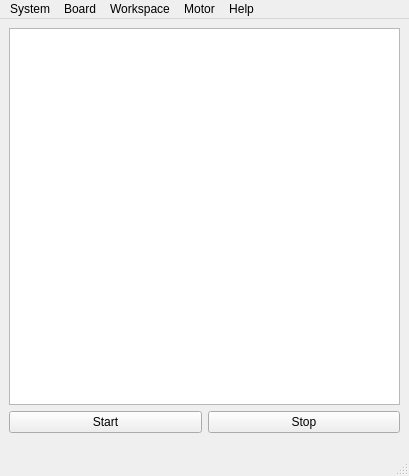
<?xml version="1.0" encoding="UTF-8"?>
<ui version="4.0">
 <class>PanelWindow</class>
 <widget class="QMainWindow" name="PanelWindow">
  <property name="geometry">
   <rect>
    <x>0</x>
    <y>0</y>
    <width>409</width>
    <height>476</height>
   </rect>
  </property>
  <property name="windowTitle">
   <string>DsmCP - Basic</string>
  </property>
  <widget class="QWidget" name="centralwidget">
   <layout class="QVBoxLayout" name="verticalLayout">
    <item>
     <widget class="QSvgPanel" name="graphicsViewPanel"/>
    </item>
    <item>
     <layout class="QHBoxLayout" name="horizontalLayout">
      <item>
       <widget class="QActionButton" name="pushButtonStart">
        <property name="text">
         <string>Start</string>
        </property>
       </widget>
      </item>
      <item>
       <widget class="QActionButton" name="pushButtonStop">
        <property name="text">
         <string>Stop</string>
        </property>
       </widget>
      </item>
     </layout>
    </item>
    <item>
     <widget class="QSpeed" name="widgetSpeed">
      <property name="frameShape">
       <enum>QFrame::StyledPanel</enum>
      </property>
      <property name="frameShadow">
       <enum>QFrame::Raised</enum>
      </property>
     </widget>
    </item>
    <item>
     <widget class="QError" name="frameError">
      <property name="frameShape">
       <enum>QFrame::StyledPanel</enum>
      </property>
      <property name="frameShadow">
       <enum>QFrame::Raised</enum>
      </property>
     </widget>
    </item>
   </layout>
  </widget>
  <widget class="QMenuBar" name="menuBar">
   <property name="geometry">
    <rect>
     <x>0</x>
     <y>0</y>
     <width>409</width>
     <height>22</height>
    </rect>
   </property>
   <widget class="QMenu" name="menuSystem">
    <property name="title">
     <string>System</string>
    </property>
    <addaction name="actionLink"/>
    <addaction name="actionConnect"/>
    <addaction name="actionRefresh"/>
    <addaction name="actionAutoRefresh"/>
    <addaction name="separator"/>
    <addaction name="actionQuit"/>
   </widget>
   <widget class="QMenu" name="menuMotor">
    <property name="title">
     <string>Motor</string>
    </property>
    <addaction name="actionMotorMode"/>
    <addaction name="actionMotorStart"/>
    <addaction name="actionMotorStop"/>
    <addaction name="actionLightEnabled"/>
    <addaction name="actionLightBlue"/>
    <addaction name="actionMotorReverse"/>
   </widget>
   <widget class="QMenu" name="menuHelp">
    <property name="title">
     <string>Help</string>
    </property>
    <addaction name="actionHelp"/>
    <addaction name="actionAbout"/>
    <addaction name="actionRegistersView"/>
   </widget>
   <widget class="QMenu" name="menuWorkspace">
    <property name="title">
     <string>Workspace</string>
    </property>
   </widget>
   <widget class="QMenu" name="menuBoard">
    <property name="title">
     <string>Board</string>
    </property>
    <addaction name="actionFirmReset"/>
    <addaction name="actionAPISendFirmware"/>
    <addaction name="actionAboutBoard"/>
    <addaction name="actionReset"/>
   </widget>
   <addaction name="menuSystem"/>
   <addaction name="menuBoard"/>
   <addaction name="menuWorkspace"/>
   <addaction name="menuMotor"/>
   <addaction name="menuHelp"/>
  </widget>
  <widget class="QStatusBar" name="statusBar"/>
  <action name="actionLink">
   <property name="checkable">
    <bool>true</bool>
   </property>
   <property name="icon">
    <iconset resource="res/img.qrc">
     <normaloff>:/img/32/unlink.png</normaloff>
     <normalon>:/img/32/link.png</normalon>
     <activeoff>:/img/32/link.png</activeoff>
     <activeon>:/img/32/unlink.png</activeon>:/img/32/unlink.png</iconset>
   </property>
   <property name="text">
    <string>Link</string>
   </property>
   <property name="toolTip">
    <string>Link DCP to board</string>
   </property>
  </action>
  <action name="actionMotorStart">
   <property name="icon">
    <iconset>
     <normalon>:/img/32/start.png</normalon>
    </iconset>
   </property>
   <property name="text">
    <string>Start</string>
   </property>
   <property name="toolTip">
    <string>Start the motor</string>
   </property>
   <property name="shortcut">
    <string>F2</string>
   </property>
  </action>
  <action name="actionLightEnabled">
   <property name="checkable">
    <bool>true</bool>
   </property>
   <property name="checked">
    <bool>true</bool>
   </property>
   <property name="icon">
    <iconset resource="res/img.qrc">
     <normaloff>:/img/32/light-off.png</normaloff>
     <normalon>:/img/32/light-on.png</normalon>
     <activeoff>:/img/32/light-on.png</activeoff>
     <activeon>:/img/32/light-off.png</activeon>:/img/32/light-off.png</iconset>
   </property>
   <property name="text">
    <string>Light Enabled</string>
   </property>
   <property name="toolTip">
    <string>Enable/disable Light</string>
   </property>
   <property name="shortcut">
    <string>F4</string>
   </property>
  </action>
  <action name="actionLightBlue">
   <property name="checkable">
    <bool>true</bool>
   </property>
   <property name="icon">
    <iconset resource="res/img.qrc">
     <normaloff>:/img/32/light.png</normaloff>
     <normalon>:/img/32/light-blue.png</normalon>
     <activeoff>:/img/32/light-blue.png</activeoff>
     <activeon>:/img/32/light.png</activeon>:/img/32/light.png</iconset>
   </property>
   <property name="text">
    <string>BlueLight</string>
   </property>
   <property name="toolTip">
    <string>Switch white / blue light</string>
   </property>
   <property name="shortcut">
    <string>F9</string>
   </property>
  </action>
  <action name="actionMotorReverse">
   <property name="checkable">
    <bool>true</bool>
   </property>
   <property name="icon">
    <iconset resource="res/img.qrc">
     <normaloff>:/img/32/clockwise.png</normaloff>
     <normalon>:/img/32/counterclockwise.png</normalon>
     <activeoff>:/img/32/counterclockwise.png</activeoff>
     <activeon>:/img/32/clockwise.png</activeon>:/img/32/clockwise.png</iconset>
   </property>
   <property name="text">
    <string>Reverse</string>
   </property>
   <property name="toolTip">
    <string>Reverses the motor rotation direction</string>
   </property>
   <property name="shortcut">
    <string>F7</string>
   </property>
  </action>
  <action name="actionAbout">
   <property name="text">
    <string>About ...</string>
   </property>
   <property name="shortcut">
    <string>Ctrl+F1</string>
   </property>
  </action>
  <action name="actionQuit">
   <property name="text">
    <string>Quit</string>
   </property>
   <property name="shortcut">
    <string>Ctrl+Q</string>
   </property>
  </action>
  <action name="actionAutoRefresh">
   <property name="checkable">
    <bool>true</bool>
   </property>
   <property name="icon">
    <iconset>
     <normalon>:/img/32/autorefresh.png</normalon>
    </iconset>
   </property>
   <property name="text">
    <string>AutoRefresh</string>
   </property>
  </action>
  <action name="actionUnlink">
   <property name="icon">
    <iconset>
     <normalon>:/img/32/unlink.png</normalon>
    </iconset>
   </property>
   <property name="text">
    <string>Unlink</string>
   </property>
   <property name="toolTip">
    <string>Unlink DCP from board</string>
   </property>
  </action>
  <action name="actionRefresh">
   <property name="icon">
    <iconset>
     <normalon>:/img/32/refresh.png</normalon>
    </iconset>
   </property>
   <property name="text">
    <string>Refresh</string>
   </property>
   <property name="toolTip">
    <string>Refresh</string>
   </property>
   <property name="shortcut">
    <string>F5</string>
   </property>
  </action>
  <action name="actionHelp">
   <property name="icon">
    <iconset>
     <normalon>:/img/32/help.png</normalon>
    </iconset>
   </property>
   <property name="text">
    <string>Help</string>
   </property>
   <property name="shortcut">
    <string>F1</string>
   </property>
  </action>
  <action name="actionMotorStop">
   <property name="icon">
    <iconset>
     <normalon>:/img/32/stop.png</normalon>
    </iconset>
   </property>
   <property name="text">
    <string>Stop</string>
   </property>
   <property name="toolTip">
    <string>Stop the motor</string>
   </property>
   <property name="shortcut">
    <string>F3</string>
   </property>
  </action>
  <action name="actionFirmReset">
   <property name="text">
    <string>Frimware Reset...</string>
   </property>
   <property name="toolTip">
    <string>Reset the firmware settings</string>
   </property>
  </action>
  <action name="actionAPISendFirmware">
   <property name="text">
    <string>Send Firmware...</string>
   </property>
  </action>
  <action name="actionAboutBoard">
   <property name="text">
    <string>About board...</string>
   </property>
  </action>
  <action name="actionMotorMode">
   <property name="text">
    <string>Motor mode...</string>
   </property>
   <property name="toolTip">
    <string>Show motor mode dialog</string>
   </property>
   <property name="shortcut">
    <string>F10</string>
   </property>
  </action>
  <action name="actionRegistersView">
   <property name="text">
    <string>Registers view</string>
   </property>
   <property name="shortcut">
    <string>Shift+F1</string>
   </property>
  </action>
  <action name="actionConnect">
   <property name="icon">
    <iconset resource="res/img.qrc">
     <normaloff>:/img/32/key.png</normaloff>:/img/32/key.png</iconset>
   </property>
   <property name="text">
    <string>Connect...</string>
   </property>
   <property name="toolTip">
    <string>Connect</string>
   </property>
  </action>
  <action name="actionReset">
   <property name="text">
    <string>Reset...</string>
   </property>
   <property name="toolTip">
    <string>Reset the board</string>
   </property>
  </action>
 </widget>
 <customwidgets>
  <customwidget>
   <class>QSvgPanel</class>
   <extends>QGraphicsView</extends>
   <header>..widget.qsvgpanel</header>
  </customwidget>
  <customwidget>
   <class>QActionButton</class>
   <extends>QPushButton</extends>
   <header>..widget.qactionbutton</header>
  </customwidget>
  <customwidget>
   <class>QSpeed</class>
   <extends>QFrame</extends>
   <header>..widget.qspeed</header>
   <container>1</container>
  </customwidget>
  <customwidget>
   <class>QError</class>
   <extends>QFrame</extends>
   <header>..widget.qerror</header>
   <container>1</container>
  </customwidget>
 </customwidgets>
 <resources>
  <include location="res/img.qrc"/>
 </resources>
 <connections>
  <connection>
   <sender>actionQuit</sender>
   <signal>triggered()</signal>
   <receiver>PanelWindow</receiver>
   <slot>close()</slot>
   <hints>
    <hint type="sourcelabel">
     <x>-1</x>
     <y>-1</y>
    </hint>
    <hint type="destinationlabel">
     <x>204</x>
     <y>237</y>
    </hint>
   </hints>
  </connection>
 </connections>
</ui>
